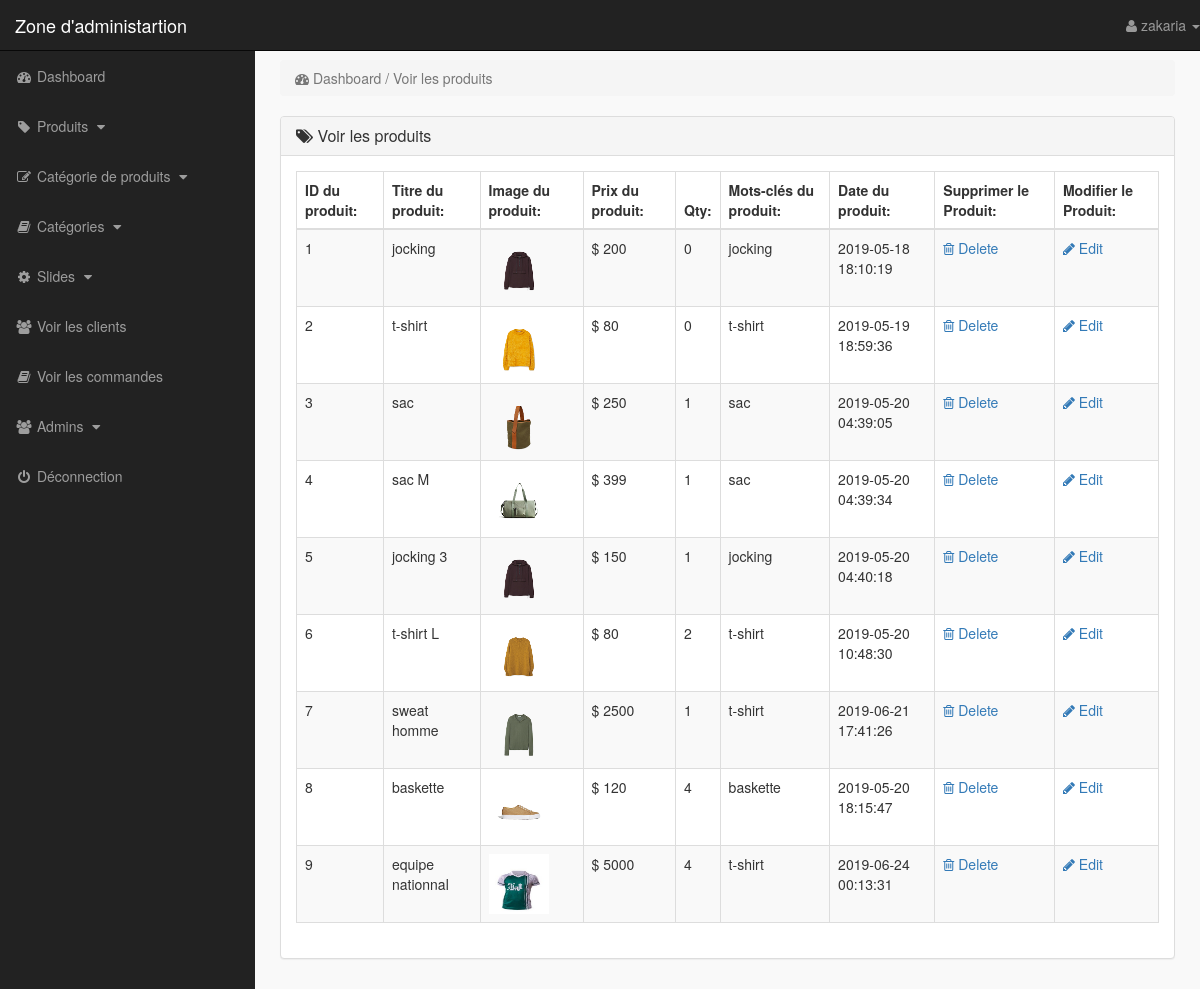
Page /admin_area/index.php?view_products (signed in) on the committed database.
### tables this page shows
CREATE TABLE IF NOT EXISTS `products` (
  `product_id` int(10) NOT NULL AUTO_INCREMENT,
  `p_cat_id` int(10) NOT NULL,
  `cat_id` int(10) NOT NULL,
  `date` timestamp NOT NULL,
  `product_title` text NOT NULL,
  `product_img1` text NOT NULL,
  `product_img2` text NOT NULL,
  `product_img3` text NOT NULL,
  `product_price` int(10) NOT NULL,
  `product_keywords` text NOT NULL,
  `product_desc` text NOT NULL,
  PRIMARY KEY (`product_id`)
);

### admin_area/view_products.php (the view)
<?php
    if(!isset($_SESSION['admin_email'])){
        echo "<script>window.open('login.php','_self')</script>";
    }else{
?>
<div class="row">
    <div class="col-lg-12">
        <ol class="breadcrumb">
            <li class="active">
                <i class="fa fa-dashboard"></i> Dashboard / Voir les produits
            </li>
        </ol>
    </div>
</div>
<div class="row">
    <div class="col-lg-12">
        <div class="panel panel-default">
            <div class="panel-heading">
               <h3 class="panel-title">
                   <i class="fa fa-tags"></i>  Voir les produits
               </h3>
            </div>
            <div class="panel-body">
                <div class="table-responsive">
                    <table class="table table-striped table-bordered table-hover">
                        <thead>
                            <tr>
                                <th> ID du produit: </th>
                                <th> Titre du produit: </th>
                                <th> Image du produit: </th>
                                <th> Prix du produit: </th>
                                <th> Qty: </th>
                                <th> Mots-clés du produit: </th>
                                <th> Date du produit: </th>
                                <th> Supprimer le Produit: </th>
                                <th> Modifier le Produit: </th>
                            </tr>
                        </thead>
                        <tbody>
                            <?php
                                $i=0;
                                $get_pro = "select * from products";
                                $run_pro = mysqli_query($con,$get_pro);
                                while($row_pro=mysqli_fetch_array($run_pro)){
                                    $pro_id = $row_pro['product_id'];
                                    $pro_title = $row_pro['product_title'];
                                    $pro_img1 = $row_pro['product_img1'];
                                    $pro_price = $row_pro['product_price'];
                                    $pro_keywords = $row_pro['product_keywords'];
                                    $pro_date = $row_pro['date'];
                                    $i++;
                            ?>
                            <tr>
                                <td> <?php echo $i; ?> </td>
                                <td> <?php echo $pro_title; ?> </td>
                                <td> <img src="product_images/<?php echo $pro_img1; ?>" width="60" height="60"></td>
                                <td> $ <?php echo $pro_price; ?> </td>
                                <td> <?php
                                        $get_sold = "select * from pending_order where product_id='$pro_id'";
                                        $run_sold = mysqli_query($con,$get_sold);
                                        $count = mysqli_num_rows($run_sold);
                                        echo $count;
                                     ?>
                                </td>
                                <td> <?php echo $pro_keywords; ?> </td>
                                <td> <?php echo $pro_date ?> </td>
                                <td>
                                     <a href="index.php?delete_product=<?php echo $pro_id; ?>">
                                        <i class="fa fa-trash-o"></i> Delete
                                     </a>
                                </td>
                                <td>
                                     <a href="index.php?edit_product=<?php echo $pro_id; ?>">
                                        <i class="fa fa-pencil"></i> Edit
                                     </a>
                                </td>
                            </tr>
                            <?php } ?>
                        </tbody>
                    </table>
                </div>
            </div>
        </div>
    </div>
</div>
<?php } ?>

### admin_area/index.php (shortened to what this page needs)
<?php
    include("includes/db.php");
    if(!isset($_SESSION['admin_email'])){
        echo "<script>window.open('login.php','_self')</script>";
    }else{
        $admin_session = $_SESSION['admin_email'];
        $get_admin = "select * from admins where admin_email='$admin_session'";
        $run_admin = mysqli_query($con,$get_admin);
        $row_admin = mysqli_fetch_array($run_admin);
        $admin_name = $row_admin['admin_name'];
?>
<!DOCTYPE html>
<html lang="en">
<head>
    <link rel="stylesheet" href="css/bootstrap-337.min.css">
    <link rel="stylesheet" href="font-awsome/css/font-awesome.min.css">
    <link rel="stylesheet" href="css/style.css">
</head>
<body>
    <div id="wrapper">
       <?php include("includes/sidebar.php"); ?>
        <div id="page-wrapper">
            <div class="container-fluid">
                <?php
                    if(isset($_GET['dashboard'])){
                        include("dashboard.php");
                }   if(isset($_GET['insert_product'])){
                        include("insert_product.php");
                }   if(isset($_GET['view_products'])){
                        include("view_products.php");
                }   if(isset($_GET['delete_product'])){
                        include("delete_product.php");
                }   if(isset($_GET['edit_product'])){
                        include("edit_product.php");
                }   if(isset($_GET['insert_p_cat'])){
                        include("insert_p_cat.php");
                }   if(isset($_GET['view_p_cats'])){
                        include("view_p_cats.php");
                }   if(isset($_GET['delete_p_cat'])){
                        include("delete_p_cat.php");
                }   if(isset($_GET['edit_p_cat'])){
                        include("edit_p_cat.php");
                }   if(isset($_GET['insert_cat'])){
                        include("insert_cat.php");
                }   if(isset($_GET['view_cats'])){
                        include("view_cats.php");
                }   if(isset($_GET['edit_cat'])){
                        include("edit_cat.php");
                }   if(isset($_GET['delete_cat'])){
                        include("delete_cat.php");
                }   if(isset($_GET['insert_slide'])){
                        include("insert_slide.php");
                }   if(isset($_GET['view_slides'])){
                        include("view_slides.php");
                }   if(isset($_GET['delete_slide'])){
                        include("delete_slide.php");
                }   if(isset($_GET['edit_slide'])){
                        include("edit_slide.php");
                }   if(isset($_GET['view_customers'])){
                        include("view_customers.php");
                }   if(isset($_GET['delete_customer'])){
                        include("delete_customer.php");
                }   if(isset($_GET['view_orders'])){
                        include("view_orders.php");
                }   if(isset($_GET['delete_order'])){
                        include("delete_order.php");
                }   if(isset($_GET['view_payments'])){
                        include("view_payments.php");
                }   if(isset($_GET['delete_payment'])){
                        include("delete_payment.php");
                }   if(isset($_GET['view_users'])){
                        include("view_users.php");
                }   if(isset($_GET['delete_user'])){
                        include("delete_user.php");
                }   if(isset($_GET['insert_user'])){
                        include("insert_user.php");
                }   if(isset($_GET['user_profile'])){
                        include("user_profile.php");
                }
                ?>
            </div>
        </div>
    </div>
</body>
</html>
<?php } ?>

### admin_area/includes/sidebar.php (shortened to what this page needs)
<?php
    if(!isset($_SESSION['admin_email'])){
        echo "<script>window.open('login.php','_self')</script>";
    }else{
?>
<nav class="navbar navbar-inverse navbar-fixed-top">
    <div class="navbar-header">
        <a href="index.php?dashboard" class="navbar-brand">Zone d'administartion</a>
    </div>
    <ul class="nav navbar-right top-nav">
        <li class="dropdown">
            <a href="#" class="dropdown-toggle" data-toggle="dropdown">
                <i class="fa fa-user"></i> <?php echo $admin_name;  ?> <b class="caret"></b>
            </a>
        </li>
    </ul>
    <div class="collapse navbar-collapse navbar-ex1-collapse">
        <ul class="nav navbar-nav side-nav">
            <li>
                <a href="index.php?dashboard">
                        <i class="fa fa-fw fa-dashboard"></i> Dashboard
                </a>
            </li>
            <li>
                <a href="#" data-toggle="collapse" data-target="#products">
                        <i class="fa fa-fw fa-tag"></i> Produits
                        <i class="fa fa-fw fa-caret-down"></i>
                </a>
            </li>
            <li>
                <a href="#" data-toggle="collapse" data-target="#p_cat">
                        <i class="fa fa-fw fa-edit"></i> Catégorie de produits
                        <i class="fa fa-fw fa-caret-down"></i>
                </a>
            </li>
            <li>
                <a href="#" data-toggle="collapse" data-target="#cat">
                        <i class="fa fa-fw fa-book"></i> Catégories
                        <i class="fa fa-fw fa-caret-down"></i>
                </a>
            </li>
            <li>
                <a href="#" data-toggle="collapse" data-target="#slides">
                        <i class="fa fa-fw fa-gear"></i> Slides
                        <i class="fa fa-fw fa-caret-down"></i>
                </a>
            </li>
            <li>
                <a href="index.php?view_customers">
                    <i class="fa fa-fw fa-users"></i> Voir les clients
                </a>
            </li>
            <li>
                <a href="index.php?view_orders">
                    <i class="fa fa-fw fa-book"></i> Voir les commandes
                </a>
            </li>
            <li>
                <a href="#" data-toggle="collapse" data-target="#users">
                        <i class="fa fa-fw fa-users"></i> Admins
                        <i class="fa fa-fw fa-caret-down"></i>
                </a>
            </li>
            <li>
                <a href="logout.php">
                    <i class="fa fa-fw fa-power-off"></i> Déconnection
                </a>
            </li>
        </ul>
    </div>
</nav>
<?php } ?>

### admin_area/css/style.css (style rules this page uses)
body { margin-top: 100px; }
#wrapper { padding-left: 0px; }
#page-wrapper { width: 100%; padding: 0; background-color: #f9f9f9; }
@media (min-width: 768px) { body { margin-top: 50px; } }
@media (min-width: 768px) { #wrapper { padding-left: 255px; } }
@media (min-width: 768px) { #page-wrapper { padding: 10px; } }
.top-nav { 0 15px; }
.top-nav>li { float: left; display: inline-block; }
.top-nav>li>a { color: #999999; line-height: 20px; padding-top: 15px; padding-bottom: 15px; }
@media (min-width: 768px) { .side-nav { position: fixed; top: 51px; bottom: 0; width: 255px; overflow-y: auto; overflow-x: hidden; background-color: #222222; padding-bottom: 40px; border-radius: 0; } }
@media (min-width: 768px) { .side-nav>li>a { width: 255px; } }
.panel-body { border-radius: 5px; }

### rows in the picture
products: product_title "jocking", product_img1 (picture), product_price "200", count "0", product_keywords "jocking", date "2019-05-18 18:10:19"
products: product_title "t-shirt", product_img1 (picture), product_price "80", count "0", product_keywords "t-shirt", date "2019-05-19 18:59:36"
products: product_title "sac", product_img1 (picture), product_price "250", count "1", product_keywords "sac", date "2019-05-20 04:39:05"
products: product_title "sac M", product_img1 (picture), product_price "399", count "1", product_keywords "sac", date "2019-05-20 04:39:34"
products: product_title "jocking 3", product_img1 (picture), product_price "150", count "1", product_keywords "jocking", date "2019-05-20 04:40:18"
products: product_title "t-shirt L", product_img1 (picture), product_price "80", count "2", product_keywords "t-shirt", date "2019-05-20 10:48:30"
products: product_title "sweat homme", product_img1 (picture), product_price "2500", count "1", product_keywords "t-shirt", date "2019-06-21 17:41:26"
products: product_title "baskette", product_img1 (picture), product_price "120", count "4", product_keywords "baskette", date "2019-05-20 18:15:47"
products: product_title "equipe nationnal", product_img1 (picture), product_price "5000", count "4", product_keywords "t-shirt", date "2019-06-24 00:13:31"

### other values in the picture
$admin_name "zakaria"
